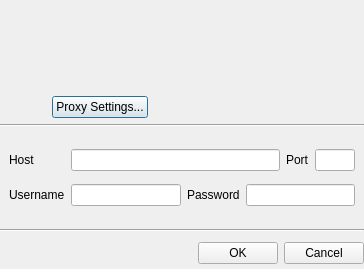
<ui version="4.0" >
 <class>FailedLoginDialog</class>
 <widget class="QDialog" name="FailedLoginDialog" >
  <property name="geometry" >
   <rect>
    <x>0</x>
    <y>0</y>
    <width>364</width>
    <height>269</height>
   </rect>
  </property>
  <property name="sizePolicy" >
   <sizepolicy vsizetype="Minimum" hsizetype="Minimum" >
    <horstretch>0</horstretch>
    <verstretch>0</verstretch>
   </sizepolicy>
  </property>
  <property name="windowTitle" >
   <string>Connection Error</string>
  </property>
  <layout class="QVBoxLayout" >
   <property name="leftMargin" >
    <number>0</number>
   </property>
   <property name="topMargin" >
    <number>0</number>
   </property>
   <property name="rightMargin" >
    <number>0</number>
   </property>
   <property name="bottomMargin" >
    <number>0</number>
   </property>
   <item>
    <layout class="QHBoxLayout" >
     <property name="spacing" >
      <number>12</number>
     </property>
     <property name="leftMargin" >
      <number>16</number>
     </property>
     <property name="topMargin" >
      <number>16</number>
     </property>
     <property name="rightMargin" >
      <number>16</number>
     </property>
     <property name="bottomMargin" >
      <number>16</number>
     </property>
     <item>
      <widget class="QLabel" name="imgLabel" >
       <property name="text" >
        <string/>
       </property>
       <property name="alignment" >
        <set>Qt::AlignLeading|Qt::AlignLeft|Qt::AlignTop</set>
       </property>
      </widget>
     </item>
     <item>
      <widget class="QLabel" name="errorLabel" >
       <property name="sizePolicy" >
        <sizepolicy vsizetype="Preferred" hsizetype="Expanding" >
         <horstretch>0</horstretch>
         <verstretch>0</verstretch>
        </sizepolicy>
       </property>
       <property name="text" >
        <string/>
       </property>
       <property name="alignment" >
        <set>Qt::AlignLeading|Qt::AlignLeft|Qt::AlignTop</set>
       </property>
      </widget>
     </item>
    </layout>
   </item>
   <item>
    <layout class="QHBoxLayout" >
     <item>
      <spacer>
       <property name="orientation" >
        <enum>Qt::Horizontal</enum>
       </property>
       <property name="sizeType" >
        <enum>QSizePolicy::Fixed</enum>
       </property>
       <property name="sizeHint" >
        <size>
         <width>52</width>
         <height>20</height>
        </size>
       </property>
      </spacer>
     </item>
     <item>
      <widget class="QPushButton" name="showProxyButton" >
       <property name="text" >
        <string>Proxy Settings...</string>
       </property>
      </widget>
     </item>
     <item>
      <spacer>
       <property name="orientation" >
        <enum>Qt::Horizontal</enum>
       </property>
       <property name="sizeHint" >
        <size>
         <width>40</width>
         <height>20</height>
        </size>
       </property>
      </spacer>
     </item>
    </layout>
   </item>
   <item>
    <widget class="Line" name="proxyLine" >
     <property name="orientation" >
      <enum>Qt::Horizontal</enum>
     </property>
    </widget>
   </item>
   <item>
    <widget class="QFrame" name="proxyFrame" >
     <property name="sizePolicy" >
      <sizepolicy vsizetype="Minimum" hsizetype="Preferred" >
       <horstretch>0</horstretch>
       <verstretch>0</verstretch>
      </sizepolicy>
     </property>
     <property name="minimumSize" >
      <size>
       <width>16</width>
       <height>40</height>
      </size>
     </property>
     <property name="frameShape" >
      <enum>QFrame::NoFrame</enum>
     </property>
     <property name="frameShadow" >
      <enum>QFrame::Raised</enum>
     </property>
     <layout class="QGridLayout" >
      <item row="1" column="1" colspan="3" >
       <layout class="QHBoxLayout" >
        <item>
         <widget class="QLineEdit" name="proxyUsernameEdit" />
        </item>
        <item>
         <widget class="QLabel" name="label_4" >
          <property name="text" >
           <string>Password</string>
          </property>
         </widget>
        </item>
        <item>
         <widget class="QLineEdit" name="proxyPasswordEdit" >
          <property name="echoMode" >
           <enum>QLineEdit::Password</enum>
          </property>
         </widget>
        </item>
       </layout>
      </item>
      <item row="0" column="1" >
       <widget class="QLineEdit" name="proxyHostEdit" />
      </item>
      <item row="0" column="0" >
       <widget class="QLabel" name="label" >
        <property name="sizePolicy" >
         <sizepolicy vsizetype="Preferred" hsizetype="Fixed" >
          <horstretch>0</horstretch>
          <verstretch>0</verstretch>
         </sizepolicy>
        </property>
        <property name="minimumSize" >
         <size>
          <width>50</width>
          <height>0</height>
         </size>
        </property>
        <property name="maximumSize" >
         <size>
          <width>50</width>
          <height>16777215</height>
         </size>
        </property>
        <property name="text" >
         <string>Host</string>
        </property>
       </widget>
      </item>
      <item row="0" column="2" >
       <widget class="QLabel" name="label_2" >
        <property name="text" >
         <string>Port</string>
        </property>
       </widget>
      </item>
      <item row="0" column="3" >
       <widget class="QLineEdit" name="proxyPortEdit" >
        <property name="sizePolicy" >
         <sizepolicy vsizetype="Fixed" hsizetype="Fixed" >
          <horstretch>0</horstretch>
          <verstretch>0</verstretch>
         </sizepolicy>
        </property>
        <property name="minimumSize" >
         <size>
          <width>40</width>
          <height>0</height>
         </size>
        </property>
        <property name="maximumSize" >
         <size>
          <width>40</width>
          <height>16777215</height>
         </size>
        </property>
       </widget>
      </item>
      <item row="1" column="0" >
       <widget class="QLabel" name="label_3" >
        <property name="sizePolicy" >
         <sizepolicy vsizetype="Preferred" hsizetype="Preferred" >
          <horstretch>0</horstretch>
          <verstretch>0</verstretch>
         </sizepolicy>
        </property>
        <property name="minimumSize" >
         <size>
          <width>0</width>
          <height>0</height>
         </size>
        </property>
        <property name="text" >
         <string>Username</string>
        </property>
       </widget>
      </item>
     </layout>
    </widget>
   </item>
   <item>
    <widget class="Line" name="line" >
     <property name="orientation" >
      <enum>Qt::Horizontal</enum>
     </property>
    </widget>
   </item>
   <item>
    <layout class="QHBoxLayout" >
     <item>
      <spacer>
       <property name="orientation" >
        <enum>Qt::Horizontal</enum>
       </property>
       <property name="sizeHint" >
        <size>
         <width>131</width>
         <height>31</height>
        </size>
       </property>
      </spacer>
     </item>
     <item>
      <widget class="QPushButton" name="okButton" >
       <property name="text" >
        <string>OK</string>
       </property>
      </widget>
     </item>
     <item>
      <widget class="QPushButton" name="cancelButton" >
       <property name="text" >
        <string>Cancel</string>
       </property>
      </widget>
     </item>
    </layout>
   </item>
  </layout>
 </widget>
 <resources/>
 <connections>
  <connection>
   <sender>okButton</sender>
   <signal>clicked()</signal>
   <receiver>FailedLoginDialog</receiver>
   <slot>accept()</slot>
   <hints>
    <hint type="sourcelabel" >
     <x>278</x>
     <y>253</y>
    </hint>
    <hint type="destinationlabel" >
     <x>96</x>
     <y>254</y>
    </hint>
   </hints>
  </connection>
  <connection>
   <sender>cancelButton</sender>
   <signal>clicked()</signal>
   <receiver>FailedLoginDialog</receiver>
   <slot>reject()</slot>
   <hints>
    <hint type="sourcelabel" >
     <x>369</x>
     <y>253</y>
    </hint>
    <hint type="destinationlabel" >
     <x>179</x>
     <y>282</y>
    </hint>
   </hints>
  </connection>
 </connections>
</ui>
